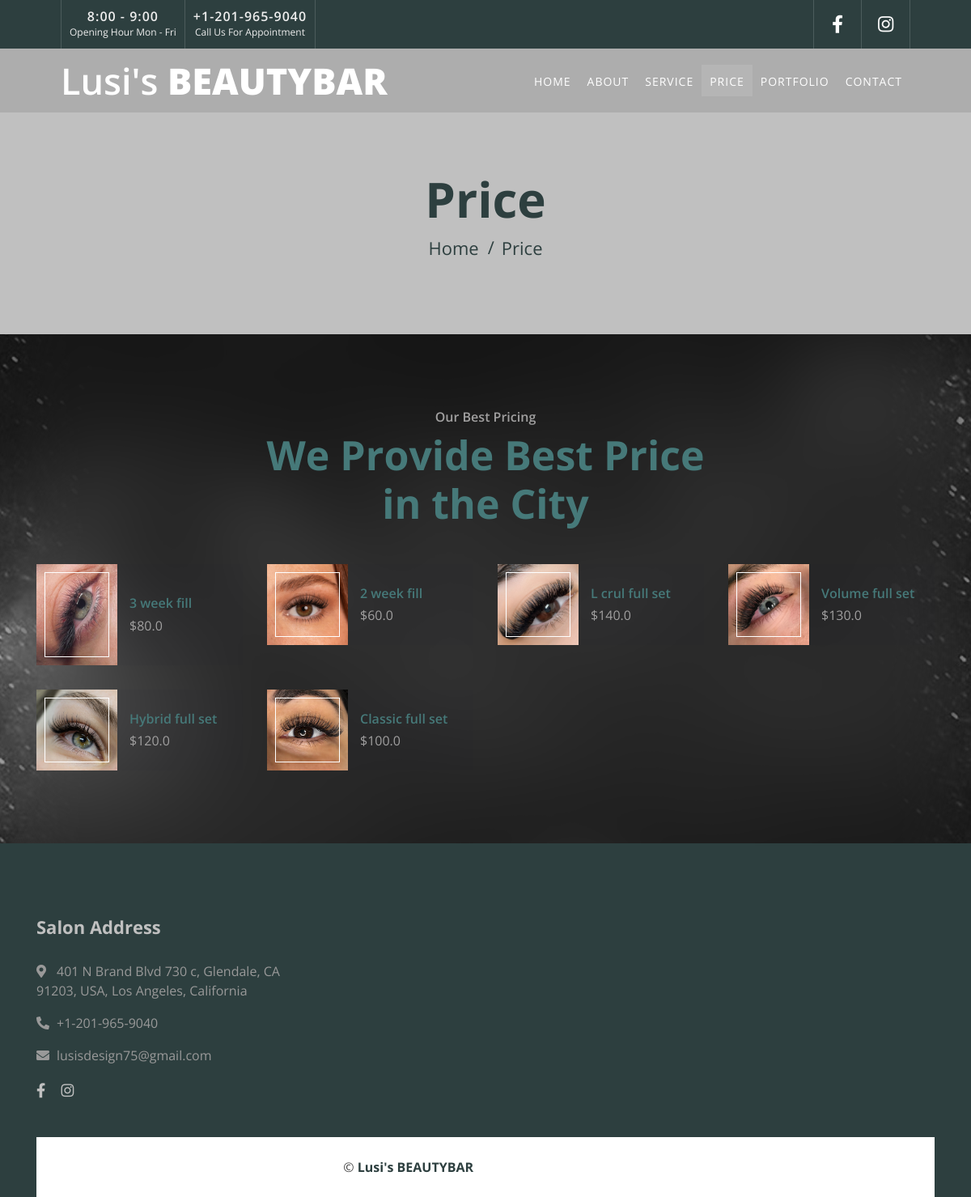
Page /main/price on the committed database.
### main/models.py (models this page shows, shortened)
class Price(models.Model):
    image = models.ImageField("Service image", upload_to = 'images/')
    topic = models.CharField("Service topic", max_length = 60)
    price = models.FloatField("Service price")

### main/views.py (the view)
# urls.py: path('main/price', views.price, name = 'price'),
def price(request):
    price = Price.objects.all()
    return render(request, 'main/price.html', context={
        'price':price,
        'link':'price',
    })

### main/templates/main/price.html
{% extends 'base.html' %}
{% block content %}
        <div class="page-header">
            <div class="container">
                <div class="row">
                    <div class="col-12">
                        <h2>Price</h2>
                    </div>
                    <div class="col-12">
                        <a href="{% url 'index' %}">Home</a>
                        <a href="{% url 'price' %}">Price</a>
                    </div>
                </div>
            </div>
        </div>
        <div class="price">
            <div class="container">
                <div class="section-header text-center">
                    <p>Our Best Pricing</p>
                    <h2>We Provide Best Price in the City</h2>
                </div>
                <div class="row">
                    {% for i in price %}
                        <div class="col-lg-3 col-md-4 col-sm-6">
                            <div class="price-item">
                                <div class="price-img">
                                    <img src="{{ i.image.url }}" alt="Image">
                                </div>
                                <div class="price-text">
                                    <h2>{{ i.topic }}</h2>
                                    <h3>${{ i.price }}</h3>
                                </div>
                            </div>
                        </div>
                    {% endfor %}
                </div>
            </div>
        </div>
{% endblock %}

### main/static/css/style.css (style rules this page uses)
body { color: #a1a0a0; font-family: 'Open Sans', sans-serif; background: url(../img/body.jpeg.jpg) no-repeat; background-size: cover; background-position: center; backdrop-filter: blur(50px); }
h1, h2, h3, h4, h5, h6 { color: #467979; }
a { color: #454545; transition: .3s; }
.page-header { position: relative; margin-bottom: 45px; padding: 150px 0 90px 0; text-align: center; background: #C0C0C0; }
.page-header h2 { position: relative; color: #2d3f3f; font-size: 60px; font-weight: 700; }
.page-header a { position: relative; padding: 0 12px; font-size: 22px; color: #2d3f3f; }
.page-header a::after { position: absolute; content: "/"; width: 8px; height: 8px; top: -2px; right: -7px; text-align: center; color: #2d3f3f; }
.page-header a:last-child::after { display: none; }
.section-header { position: relative; max-width: 600px; margin: 0 auto; margin-bottom: 45px; }
.section-header p { margin-bottom: 5px; position: relative; font-size: 16px; font-weight: 600; }
.section-header h2 { margin: 0; position: relative; font-size: 50px; font-weight: 700; }
.price { position: relative; width: 100%; padding: 45px 0 15px 0; }
.price .price-item { position: relative; width: 100%; display: flex; align-items: center; justify-content: flex-start; flex-direction: row; margin-bottom: 30px; background: rgba(29, 36, 52, .04); transition: .3s; }
.price .price-img { position: relative; width: 100px; }
.price .price-img img { width: 100%; }
.price .price-img::after { position: absolute; content: ""; top: 10px; right: 10px; bottom: 10px; left: 10px; background: transparent; border: 1px solid #ffffff; z-index: 1; }
.price .price-text { position: relative; padding: 0 15px; width: calc(100% - 100px); overflow: hidden; }
.price .price-text h2 { position: relative; margin-bottom: 8px; font-size: 16px; font-weight: 600; white-space: nowrap; }
.price .price-text h3 { position: relative; margin: 0; font-size: 16px; font-weight: 400; color: #a1a0a0; }

### rows in the picture
Price: image (picture), topic "3 week fill", price "80.0"
Price: image (picture), topic "2 week fill", price "60.0"
Price: image (picture), topic "L crul full set", price "140.0"
Price: image (picture), topic "Volume full set", price "130.0"
Price: image (picture), topic "Hybrid full set", price "120.0"
Price: image (picture), topic "Classic full set", price "100.0"
